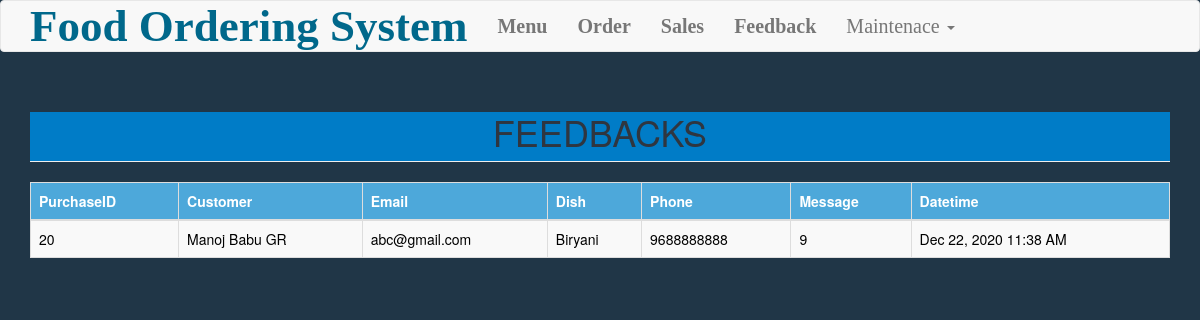
Screenshot of /feedbacks.php with the database file from the repository.
### tables this page shows
CREATE TABLE `feedback` (
  `purchaseid` int(11) NOT NULL,
  `customer` varchar(50) NOT NULL,
  `email` varchar(200) NOT NULL,
  `dish` varchar(200) NOT NULL,
  `phone` varchar(11) NOT NULL,
  `message` int(11) NOT NULL,
  `datetime` datetime NOT NULL DEFAULT current_timestamp()
);

### feedbacks.php (the view)
<?php include('header.php'); ?>
<body style="background-color:#203647;">
<?php include('navbar.php'); ?>
<div class="container">
	<h1 class="page-header text-center" style="background-color:#007CC7;color:#2f3640;">FEEDBACKS</h1>
	<table class="table table-striped table-bordered">
		<thead style="background-color:#4DA8DA;color:white">
			<th>PurchaseID</th>
			<th>Customer</th>
			<th>Email</th>
			<th>Dish</th>
			<th>Phone</th>
			<th>Message</th>
			<th>Datetime</th>
		</thead>
		<tbody  style="background-color:white;color:black">
			<?php
				$sql="select * from feedback order by datetime";
				$query=$conn->query($sql);
				while($row=$query->fetch_array()){
					?>
					<tr>
						<td><?php echo $row['purchaseid']; ?></td>
						<td><?php echo $row['customer']; ?></td>
						<td><?php echo $row['email']; ?></td>
						<td><?php echo $row['dish']; ?></td>
						<td><?php echo $row['phone']; ?></td>
						<td><?php echo $row['message']; ?></td>
						<td><?php echo date('M d, Y h:i A', strtotime($row['datetime'])) ?></td>
					</tr>
					<?php
				}
			?>
		</tbody>
	</table>
</div>
</body>
</html>

### rows the page displays
feedback: purchaseid "20", customer "Manoj Babu GR", email "abc@gmail.com", dish "Biryani", phone "9688888888", message "9", datetime "Dec 22, 2020 11:38 AM"
